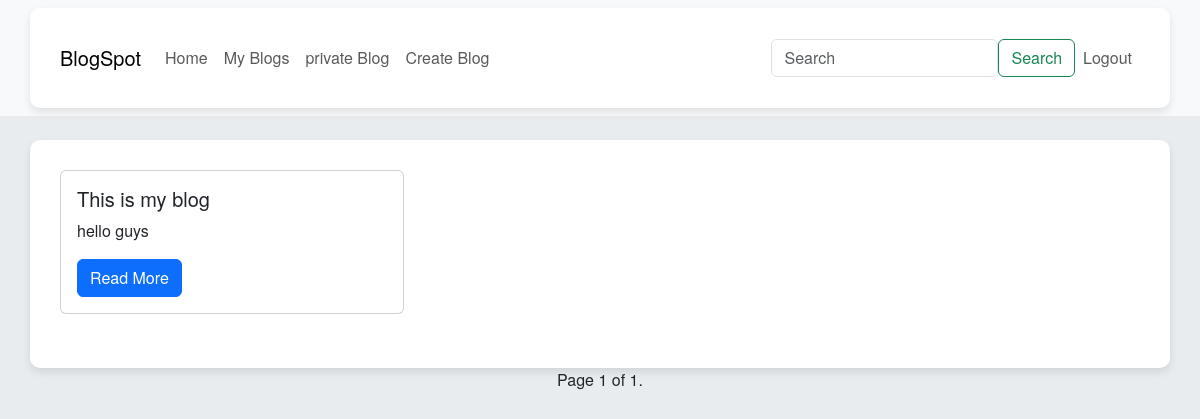
Page / (signed in) on the earlier database version.
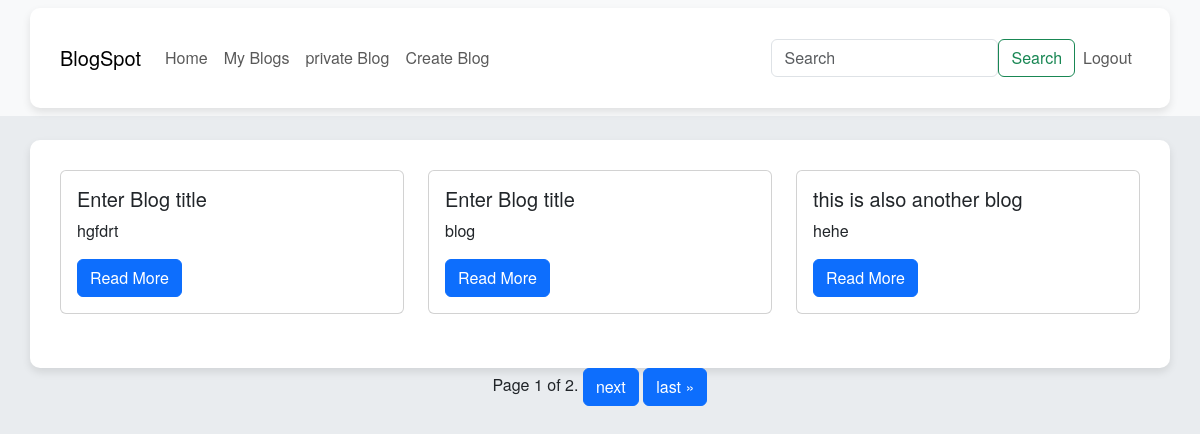
Same page on the later database version.
### blog/models.py (models this page shows, shortened)
class Createblog(models.Model):
    user = models.ForeignKey(Bloguser, on_delete= models.CASCADE, related_name= 'user')
    title = models.TextField(max_length=256)
    description = models.TextField()
    blog_img = models.ImageField(upload_to='media/', blank=True)
    published_on = models.DateField(default= timezone.now)
    edited_on = models.DateField(default=timezone.now)
    BLOG_CHOICES = (
        ('P', 'Private'),
        ('S', 'Public'),
    )
    blog_type = models.CharField(max_length=20, default= "S", choices=BLOG_CHOICES)

### blog/views.py (the view)
# urls.py: path('', index, name = "index"),
def index(request):
    blogs = Createblog.objects.filter(blog_type= 'S')[::-1]
    paginator = Paginator(blogs, 3)
    page_number = request.GET.get("page")
    page_obj = paginator.get_page(page_number)
    return render(request, 'index.html', {"blogs":blogs, "page_obj":page_obj,})

### blog/templates/index.html (shortened to what this page needs)
<!DOCTYPE html>
<html lang="en">
<head>
    {% load bootstrap5 %}
    {% bootstrap_css %}
</head>
<body>
    <nav class="navbar navbar-expand-lg navbar-light bg-light">
       <div class="container">
        <a class="navbar-brand" href="{% url 'index' %}">BlogSpot</a>
        <div class="collapse navbar-collapse" id="navbarSupportedContent">
            <ul class="navbar-nav mr-auto">
                <li class="nav-item active">
                    <a class="nav-link" href="{% url 'index' %}">Home</a>
                </li>
                {% if user.is_authenticated %}
                <li class="nav-item">
                    <a class="nav-link" href="{% url 'myblog' %}">My Blogs</a>
                </li>
                <li class="nav-item">
                    <a class="nav-link" href="{% url 'privateblog' %}">private Blog</a>
                </li>
                <li class="nav-item">
                    <a class="nav-link" href="{% url 'newblog' %}">Create Blog</a>
                </li>
            </div>
                <form method="POST" action="{% url 'individual' %}" class="form-inline d-flex my-2 my-lg-0">
                    <input class="form-control mr-sm-2" type="search" name="search_item" placeholder="Search" aria-label="Search">
                    <button class="btn btn-outline-success my-2 my-sm-0" style="display: inline-block; margin-top: 8px;"  type="submit">Search</button>
                </form>
                <li class="nav-item navbar-nav mr-auto">
                    <a class="nav-link" href="{% url 'logout' %}">Logout</a>
                </li>
                {% else %}
                <li class="nav-item navbar-nav mr-auto">
                    <a class="nav-link" href="{% url 'login' %}">Login</a>
                </li>
                {% endif %}
        </div>
    </nav>
    {% if user.is_authenticated %}
    <div class="container mt-4">
        <div class="row">
            {% for blog in page_obj %}
            <div class="col-md-4 mb-4">
                <div class="card">
                    <div class="card-body">
                        <h5 class="card-title">{{ blog.title }}</h5>
                        <p class="card-text">{{ blog.description|truncatewords:15 }}</p>
                        <a href="{% url 'details' blog.pk %}" class="btn btn-primary">Read More</a>
                    </div>
                </div>
            </div>
            {% endfor %}
        </div>
    </div>
    <div class="pagination d-flex justify-content-center">
        <span class="step-links">
            <span class="current">
                Page {{ page_obj.number }} of {{ page_obj.paginator.num_pages }}.
            </span>
            {% if page_obj.has_next %}
            <a href="?page={{ page_obj.next_page_number }}" class="btn btn-primary">next</a>
            <a href="?page={{ page_obj.paginator.num_pages }}" class="btn btn-primary">last &raquo;</a>
            {% endif %}
        </span>
    </div>
    {% endif %}
</body>
</html>

Differences in the rows shown:
no longer on this page (row unchanged): Createblog: title "This is my blog", description "hello guys"
added Createblog: title "Enter Blog title", description "hgfdrt"
added Createblog: title "Enter Blog title", description "blog"
added Createblog: title "this is also another blog", description "hehe"
Other differences:
{{ page_obj.paginator.num_pages }}: "1" → "2"
text now shown: "next last »"
